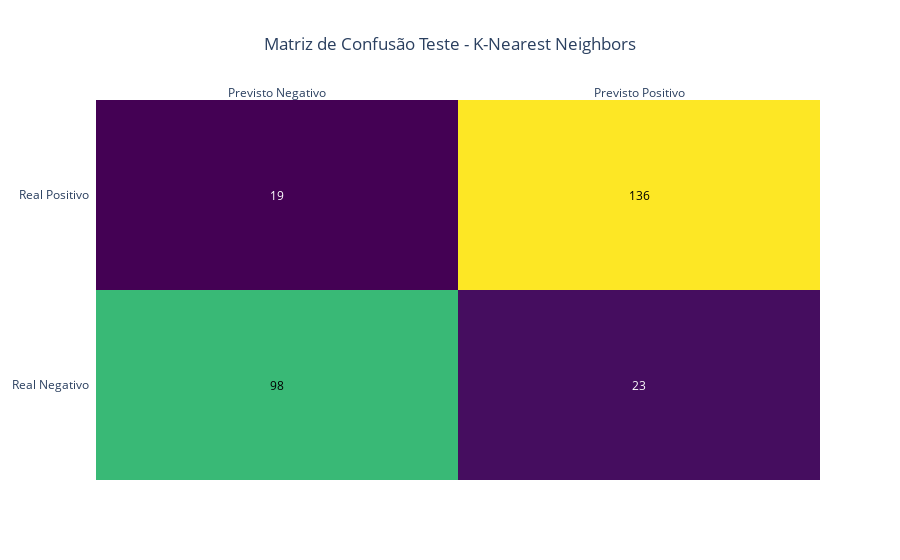

Notebook cell for this chart:
### Code cell
# GRAFICO DA MATRIZ DE CONFUSÃO

z = confusion_matrix_knn_teste

x= ['Previsto Negativo', 'Previsto Positivo']
y= ['Real Negativo', 'Real Positivo']

fig = ff.create_annotated_heatmap(z, x=x, y=y, colorscale='Viridis')
fig = ff.create_annotated_heatmap(z, x=x, y=y, colorscale='Viridis')
fig.update_layout(title_text='Matriz de Confusão Teste - K-Nearest Neighbors', title_x=0.5)

fig.show()

### Figure 1 — Plotly figure (JSON) as saved in the notebook; plotly's stock layout.template omitted (floating-point values rounded to 4 significant figures)
{"data": [{"colorscale": [[0, "#440154"], [0.1111, "#482878"], [0.2222, "#3e4989"], [0.3333, "#31688e"], [0.4444, "#26828e"], [0.5556, "#1f9e89"], [0.6667, "#35b779"], [0.7778, "#6ece58"], [0.8889, "#b5de2b"], [1, "#fde725"]], "reversescale": false, "showscale": false, "type": "heatmap", "x": ["Previsto Negativo", "Previsto Positivo"], "y": ["Real Negativo", "Real Positivo"], "z": [[98, 23], [19, 136]]}], "layout": {"annotations": [{"font": {"color": "#000000"}, "showarrow": false, "text": "98", "x": "Previsto Negativo", "xref": "x", "y": "Real Negativo", "yref": "y"}, {"font": {"color": "#FFFFFF"}, "showarrow": false, "text": "23", "x": "Previsto Positivo", "xref": "x", "y": "Real Negativo", "yref": "y"}, {"font": {"color": "#FFFFFF"}, "showarrow": false, "text": "19", "x": "Previsto Negativo", "xref": "x", "y": "Real Positivo", "yref": "y"}, {"font": {"color": "#000000"}, "showarrow": false, "text": "136", "x": "Previsto Positivo", "xref": "x", "y": "Real Positivo", "yref": "y"}], "title": {"text": "Matriz de Confusão Teste - K-Nearest Neighbors", "x": 0.5}, "xaxis": {"dtick": 1, "gridcolor": "rgb(0, 0, 0)", "side": "top", "ticks": ""}, "yaxis": {"dtick": 1, "ticks": "", "ticksuffix": "  "}}}
